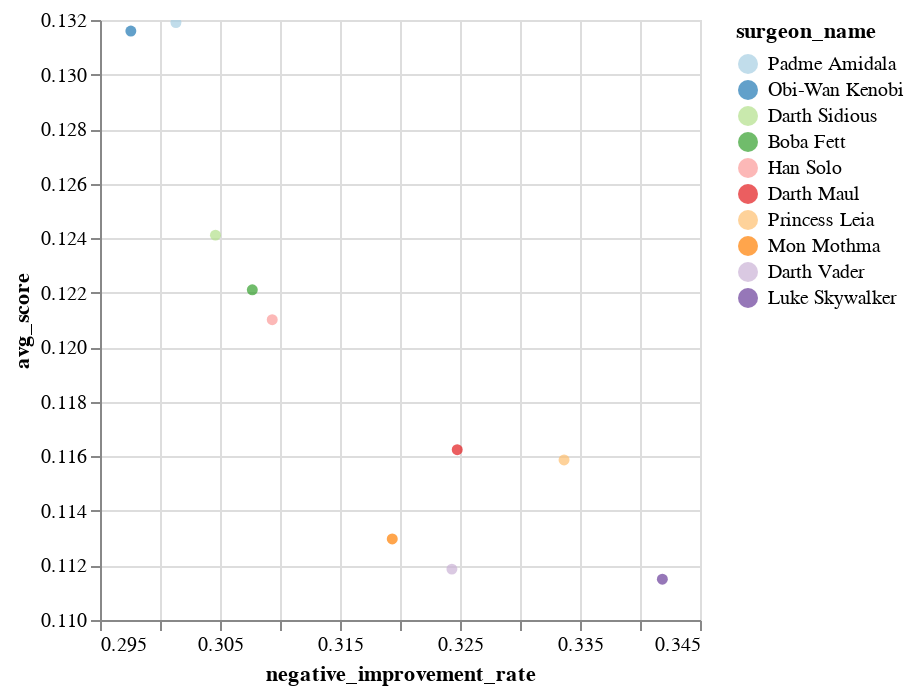

Notebook source saved alongside this figure:
### Markdown cell above
For a clearer visual representation, refer to the chart below. Here, the highest points correspond to higher average scores, while points horizontally closer from the origin indicate a lower rate of performance declines. Ideally, the top-performing surgeons should cluster on the top, near the y-axis for optimal positioning.

### Code cell
DeepnoteChart(surgeon_performance, """{"layer":[{"layer":[{"mark":{"clip":true,"type":"circle","tooltip":true},"encoding":{"x":{"sort":null,"type":"quantitative","field":"negative_improvement_rate","scale":{"type":"linear","zero":false},"format":{"type":"default","decimals":null},"formatType":"numberFormatFromNumberType"},"y":{"sort":null,"type":"quantitative","field":"avg_score","scale":{"type":"linear","zero":false},"format":{"type":"default","decimals":null},"formatType":"numberFormatFromNumberType"},"color":{"sort":null,"type":"nominal","field":"surgeon_name","scale":{"scheme":"paired"}}}}]}],"title":"","config":{"legend":{}},"$schema":"https://vega.github.io/schema/vega-lite/v5.json","encoding":{},"usermeta":{"tooltipDefaultMode":true}}""")

### Figure 1 — Vega-Lite specification as saved in the notebook (floating-point values rounded to 4 significant figures)
{"$schema": "https://vega.github.io/schema/vega-lite/v5.json", "encoding": {}, "layer": [{"layer": [{"mark": {"type": "circle", "tooltip": true, "clip": true}, "encoding": {"x": {"field": "negative_improvement_rate", "type": "quantitative", "sort": null, "scale": {"zero": false, "type": "linear"}, "formatType": "numberFormatFromNumberType", "format": {"type": "default", "decimals": null}}, "y": {"field": "avg_score", "type": "quantitative", "sort": null, "scale": {"zero": false, "type": "linear"}, "formatType": "numberFormatFromNumberType", "format": {"type": "default", "decimals": null}}, "color": {"field": "surgeon_name", "type": "nominal", "sort": null, "scale": {"scheme": "paired"}}}}]}], "title": "", "config": {"legend": {}}, "usermeta": {"tooltipDefaultMode": true}, "data": {"values": [{"surgeon_name": "Padme Amidala", "avg_score": 0.1319, "std_score": 0.261, "min_score": -0.729, "max_score": 1.016, "negative_improvement_rate": 0.3013}, {"surgeon_name": "Obi-Wan Kenobi", "avg_score": 0.1316, "std_score": 0.2598, "min_score": -0.71, "max_score": 0.92, "negative_improvement_rate": 0.2976}, {"surgeon_name": "Darth Sidious", "avg_score": 0.1241, "std_score": 0.254, "min_score": -0.718, "max_score": 0.937, "negative_improvement_rate": 0.3046}, {"surgeon_name": "Boba Fett", "avg_score": 0.1221, "std_score": 0.2532, "min_score": -0.758, "max_score": 0.985, "negative_improvement_rate": 0.3077}, {"surgeon_name": "Han Solo", "avg_score": 0.121, "std_score": 0.2546, "min_score": -0.621, "max_score": 0.91, "negative_improvement_rate": 0.3094}, {"surgeon_name": "Darth Maul", "avg_score": 0.1162, "std_score": 0.2551, "min_score": -0.591, "max_score": 0.831, "negative_improvement_rate": 0.3248}, {"surgeon_name": "Princess Leia", "avg_score": 0.1159, "std_score": 0.2523, "min_score": -0.725, "max_score": 0.834, "negative_improvement_rate": 0.3337}, {"surgeon_name": "Mon Mothma", "avg_score": 0.113, "std_score": 0.2506, "min_score": -0.604, "max_score": 0.825, "negative_improvement_rate": 0.3194}, {"surgeon_name": "Darth Vader", "avg_score": 0.1119, "std_score": 0.2523, "min_score": -0.656, "max_score": 0.824, "negative_improvement_rate": 0.3243}, {"surgeon_name": "Luke Skywalker", "avg_score": 0.1115, "std_score": 0.2643, "min_score": -0.771, "max_score": 0.868, "negative_improvement_rate": 0.3419}]}}
